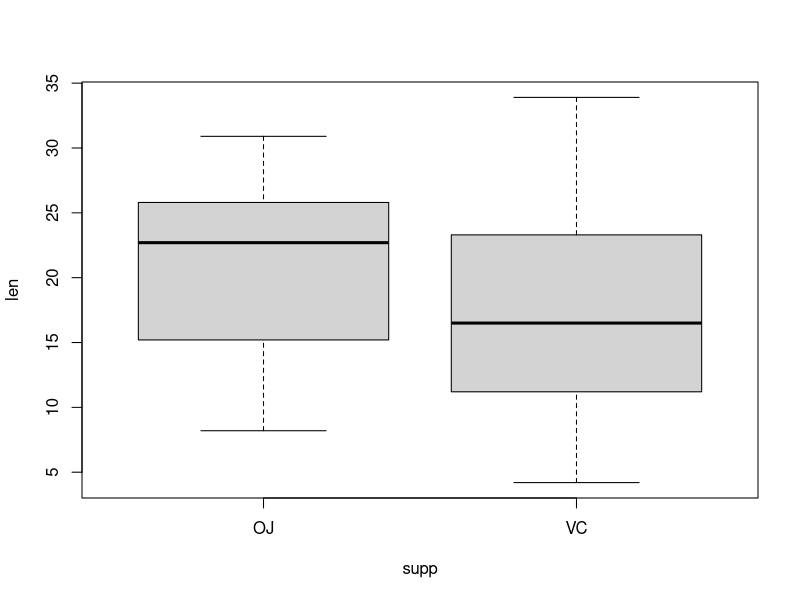
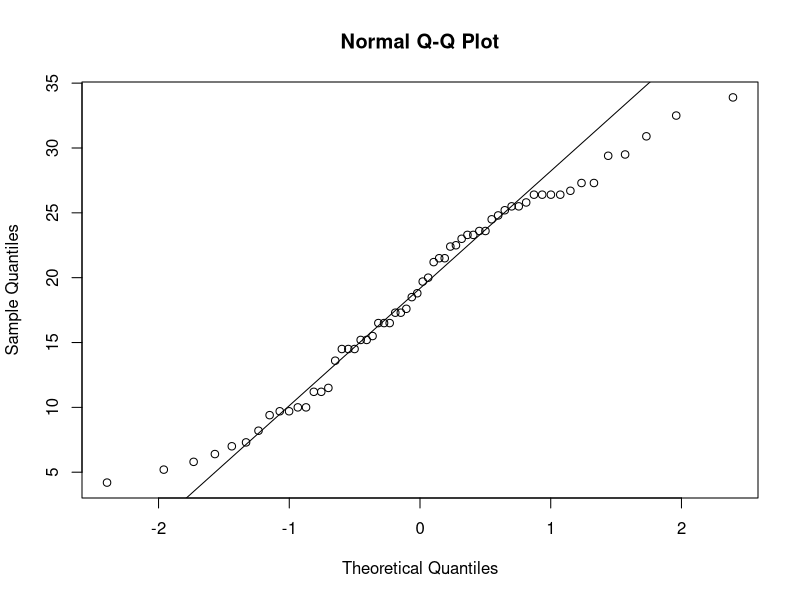

Reproduce these figures in R, in order. (Note: this script raises an error after producing the figures.)
## Sample independent t-test R-code ##

## Let us begin with built in dataset, ToothGrowth ##

## To know what is ToothGrowth ##

?ToothGrowth

## Now lets begin ##
data=ToothGrowth
## let us do some data exploration to know our data
str(data)
summary(data)

## suppose we want to know if toothlenghts among guinea pigs differs
## among the supplement type, we can do independent t-test

## first assumption is data is independent.
## we assume the guinea pigs is not measured two times in the study
## you should ensure the independence of data in your study as well 
## when analyzing your own dataset

## let us do boxplot first~ lenght as described by supplement type

boxplot(data=data, len~supp)

## from the boxplot, we can see the difference in mean of growth from
## both OJ and VC
## next assumption is the data is normally distributed
## code for testing normality, always do 2 test, statistical and visual
## ie shapiro.test and qqplot 

qqnorm(data$len)
qqline(data$len)
shapiro.test(data$len)

## when the p-value of shapiro wilk test insignificant, 
## we can say the data normally distributed

## next, test the equality of variances of the 2 group.

var.test (data=data, len~supp)

## Thus the variance is equal for the 2 group

## Now, finally the actual t-test

t.test(data=data, len~supp)

## H0 rejected: 
## there is a difference between lenght of tooth between VC and OJ groups
## mean toothlengh of OJ is significantly higher then VC

## sd of each group
sd(OJ$len)
sd(VC$len)

## alternatively, can also be done by splitting data

OJ <- subset(data[data$supp== "OJ",])
VC <- subset(data[data$supp== "VC",])

t.test(OJ$len, VC$len)

## especially if we feel the 2 groups from 2 different populations
## hence, if that the case, normality testing should be done seperately

## additionally, incase the variance is unequal

t.test(data=data, len~supp, eq.var=F)


